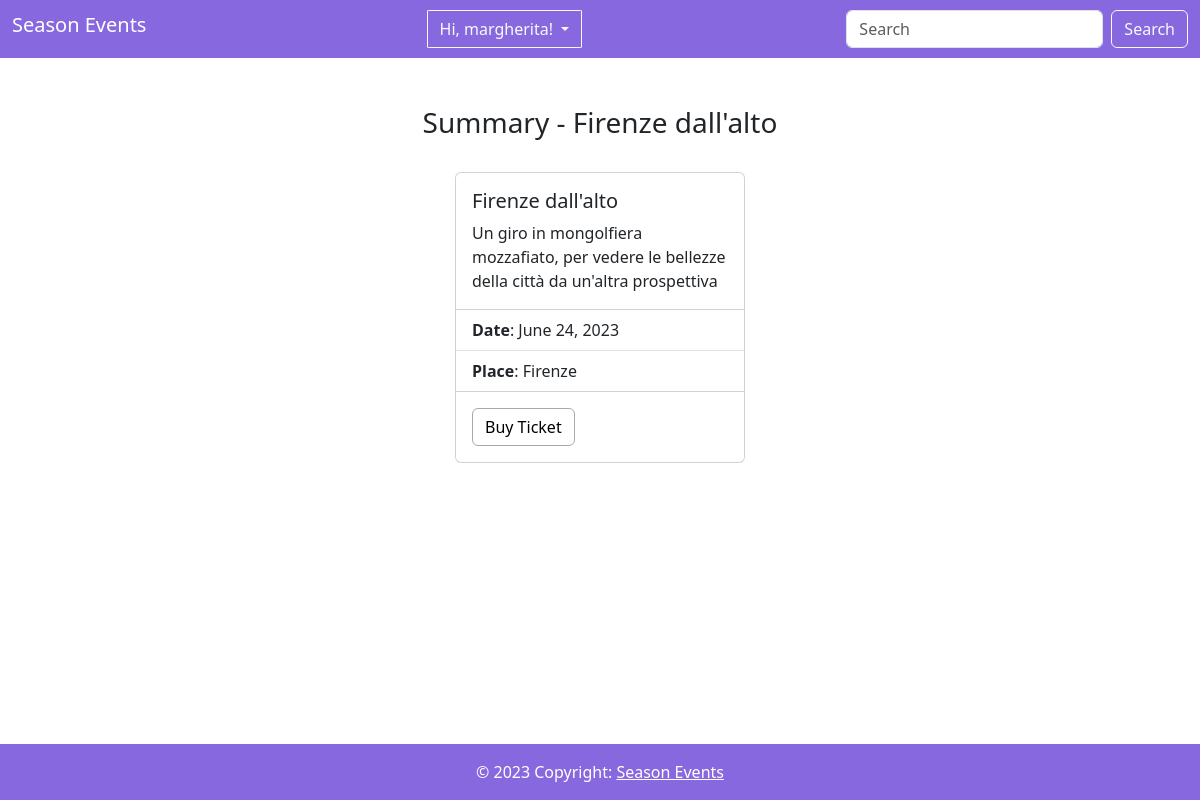
Page /ticket/Firenze dall'alto (signed in) on the committed database.
### event/models.py (models this page shows, shortened)
class Event(models.Model):
    title = models.CharField(max_length=100, primary_key=True)
    description = models.TextField()
    date = models.DateField()
    time = models.TimeField(default=datetime.time)
    location = models.CharField(max_length=100)
    program = models.TextField(default='Not Available')
    ticket_price = models.DecimalField(max_digits=8, decimal_places=2, default=0)
    image = models.ImageField(upload_to=event_image_upload_path, null=True, blank=True)
    category = models.ManyToManyField('EventCategory')
    creator = models.ForeignKey(User, on_delete=models.CASCADE, related_name='events_created')
    max_seats = models.PositiveIntegerField()
    available_seats = models.PositiveIntegerField()

### event/views.py (the view, shortened to what this page needs)
# urls.py: path('ticket/<str:title>', views.buy_ticket, name='buy_ticket'),
def buy_ticket(request, title):
    event = get_object_or_404(Event, title=title)
    is_registered = Registration.objects.filter(event=event, participant=request.user).exists()
    return render(request, 'buy_ticket.html', {'event': event, 'is_registered': is_registered})

### templates/buy_ticket.html (shortened to what this page needs)
{% extends "base.html" %}
{% block content %}
    <h3 class="mt-5 text-center">Summary - {{ event.title }}</h3>
    <div class="d-flex justify-content-center align-self-center">
        <div class="card mt-4">
            <div class="card-body" style="width: 18rem;">
                <h5 class="card-title">{{ event.title }}</h5>
                <p class="card-text">{{ event.description }}</p>
            </div>
             <ul class="list-group list-group-flush">
                <li class="list-group-item">
                    <b>Date</b>: {{ event.date }}
                </li>
                <li class="list-group-item">
                    <b>Place</b>: {{ event.location }}
                </li>
             </ul>
            <div class="card-body">
                {% if is_registered %}
                    <p>You are already registered for this event.</p>
                    <a  href="{% url 'event:cancel_booking' title=event.title %}" class="btn btn-style ">
                        Cancel Booking</a>
                {% else %}
                    <form method="POST">
                        <input type="submit" class="btn btn-style" value="Buy Ticket">
                    </form>
                {% endif %}
            </div>
        </div>
    </div>
{% endblock %}

### templates/base.html (shortened to what this page needs)
<!DOCTYPE html>
<html lang="en">
<head>
    <link href="https://cdn.jsdelivr.net/npm/bootstrap@5.3.0/dist/css/bootstrap.min.css" rel="stylesheet"
>
</head>
<body>
    <nav class="navbar navbar-expand-lg" style="background-color: #8868de;">
        <div class="container-fluid">
            <a class="navbar-brand h1" style="color: white" href="http://127.0.0.1:8000">Season Events</a>
            {% if not user.is_authenticated %}
                <!--<ul class="navbar-nav me-auto mb-2 mb-lg-0">
                    <li class="nav-item">
                        <a class="nav-link" href="{% url 'event:login' %}" style="color:white;">Log in</a>
                    </li>
                    <li class="nav-item">
                        <a class="nav-link" href="{% url 'event:signup' %}" style="color:white;">Sign Up</a>
                    </li>
                </ul>-->
                <div class="dropdown text-end">
                    <button class="btn btn-outline-light dropdown-toggle mx-4" style="border-radius:2%;" id="dropdownMenuButton" type="button"
                            aria-expanded="false" data-toggle="dropdown" aria-haspopup="true">
                            Hello!
                    </button>
                    <div class="dropdown-menu" style="border-radius:2%;" aria-labelledby="dropdownMenuButton">
                        <a class="dropdown-item" href="{% url 'event:login' %}">
                            Sign Up</a>
                        <a class="dropdown-item" href="{% url 'event:signup' %}">
                            Log In</a>
                    </div>
                </div>
            {% else %}
                <div class="dropdown text-end">
                    <button class="btn btn-outline-light dropdown-toggle mx-4" style="border-radius:2%;" id="dropdownMenuButton" type="button"
                            aria-expanded="false" data-toggle="dropdown" aria-haspopup="true">
                            Hi, {{ request.user.username }}!
                    </button>
                </div>
            {% endif %}
            <form class="ml-auto d-flex" role="search" method="GET" action="{% url 'event:event_search' %}">
                <input class="form-control me-2" type="text" name="query" placeholder="Search" aria-label="Search"
                    value="{{ query }}">
                <button class="btn btn-outline-light" type="submit">Search</button>
            </form>
        </div>
    </nav>
    {% block content %}
    {% endblock %}
    <footer>
        <div class="text-center p-3 fixed-bottom text-white" style="background-color: #8868de">
            © 2023 Copyright:
            <a class="text-white link-underline-opacity-0" href="http://127.0.0.1:8000">Season Events</a>
        </div>
    </footer>
</body>
</html>

### templates/base.html (style rules this page uses)
body { margin-bottom: 60px; }
.btn-style { border-color:darkgrey; outline-color: darkgrey; color: black; }

### rows in the picture
Event: title "Firenze dall'alto", description "Un giro in mongolfiera mozzafiato, per vedere le bellezze della città da un'altra prospettiva", date "June 24, 2023", location "Firenze"

### other values in the picture
{{ request.user.username }} "margherita"
